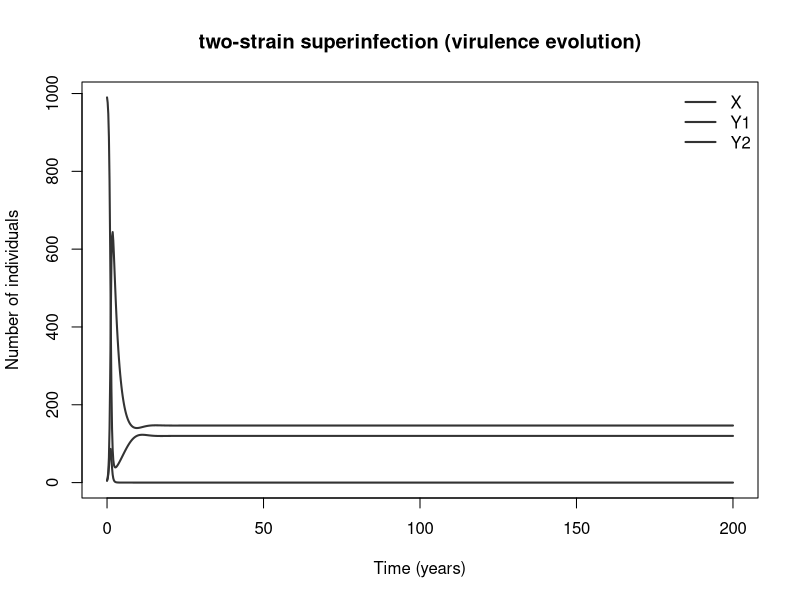

Source code (R):
## two-strain superinfection (virulence evolution)
## evolution of virulence; generic parasite.
## Without superinfection (s_sup = 0) the strain with the highest R0 = b·(Λ/μ)/(μ+v) excludes the other.
## Parameter values: 0 of 7 checked against the source; the rest are recalled or illustrative.
## Reference: Nowak M.A. & May R.M. (1994) "Superinfection and the evolution of parasite virulence", Proc. R. Soc. Lond. B 255:81–89
## Source: https://doi.org/10.1098/rspb.1994.0012
##
## Generated from a compartmental model diagram (model format v1).
## Regenerating from the same diagram always gives this exact file.
##
## Compartments: X, Y1, Y2
## Flows (time unit: years):
##   (outside) -> X   : Lambda
##   X -> Y1          : b1 * Y1 * X
##   X -> Y2          : b2 * Y2 * X
##   Y2 -> Y1         : s_sup * b1 * Y1 * Y2
##   X -> (outside)   : mu * X
##   Y1 -> (outside)  : (mu + v1) * Y1
##   Y2 -> (outside)  : (mu + v2) * Y2

library(deSolve)

# ---- Time ------------------------------------------------------------
times <- seq(0, 200, by = 0.2)  # years

# ---- Parameters ------------------------------------------------------
parameters <- c(
  Lambda = 100,  # host recruitment (hosts/yr) [illustrative]
  mu = 0.1,      # natural host death (1/yr) [illustrative]
  b1 = 0.005,    # transmission, strain 1 [illustrative]
  b2 = 0.004,    # transmission, strain 2 [illustrative]
  v1 = 0.5,      # virulence (extra death), strain 1 (1/yr) [illustrative]
  v2 = 0.2,      # virulence, strain 2 (1/yr) [illustrative]
  s_sup = 1.0    # superinfection coefficient (strain 1 superinfecting Y2 hosts) [illustrative]
)

# ---- Initial conditions ----------------------------------------------
state <- c(
  X = 990,  # uninfected hosts
  Y1 = 5,   # infected with the more virulent strain 1
  Y2 = 5    # infected with the less virulent strain 2
)

# ---- Model equations -------------------------------------------------
superinfection_nowak_may_model <- function(t, state, parameters) {
  with(as.list(c(state, parameters)), {
    # Total population
    N <- X + Y1 + Y2

    # Rates of change
    dX <- Lambda - b1 * Y1 * X - b2 * Y2 * X - mu * X
    dY1 <- b1 * Y1 * X + s_sup * b1 * Y1 * Y2 - (mu + v1) * Y1
    dY2 <- b2 * Y2 * X - s_sup * b1 * Y1 * Y2 - (mu + v2) * Y2

    list(c(dX, dY1, dY2))
  })
}

# ---- Solve -----------------------------------------------------------
out <- ode(y = state, times = times, func = superinfection_nowak_may_model, parms = parameters)
out <- as.data.frame(out)

# ---- Plot ------------------------------------------------------------
compartment_cols <- c(X = "#333333", Y1 = "#333333", Y2 = "#333333")
matplot(out$time, out[, names(compartment_cols)], type = "l", lty = 1, lwd = 2,
        col = compartment_cols, xlab = "Time (years)", ylab = "Number of individuals",
        main = "two-strain superinfection (virulence evolution)")
legend("topright", legend = names(compartment_cols), col = compartment_cols,
       lty = 1, lwd = 2, bty = "n")
